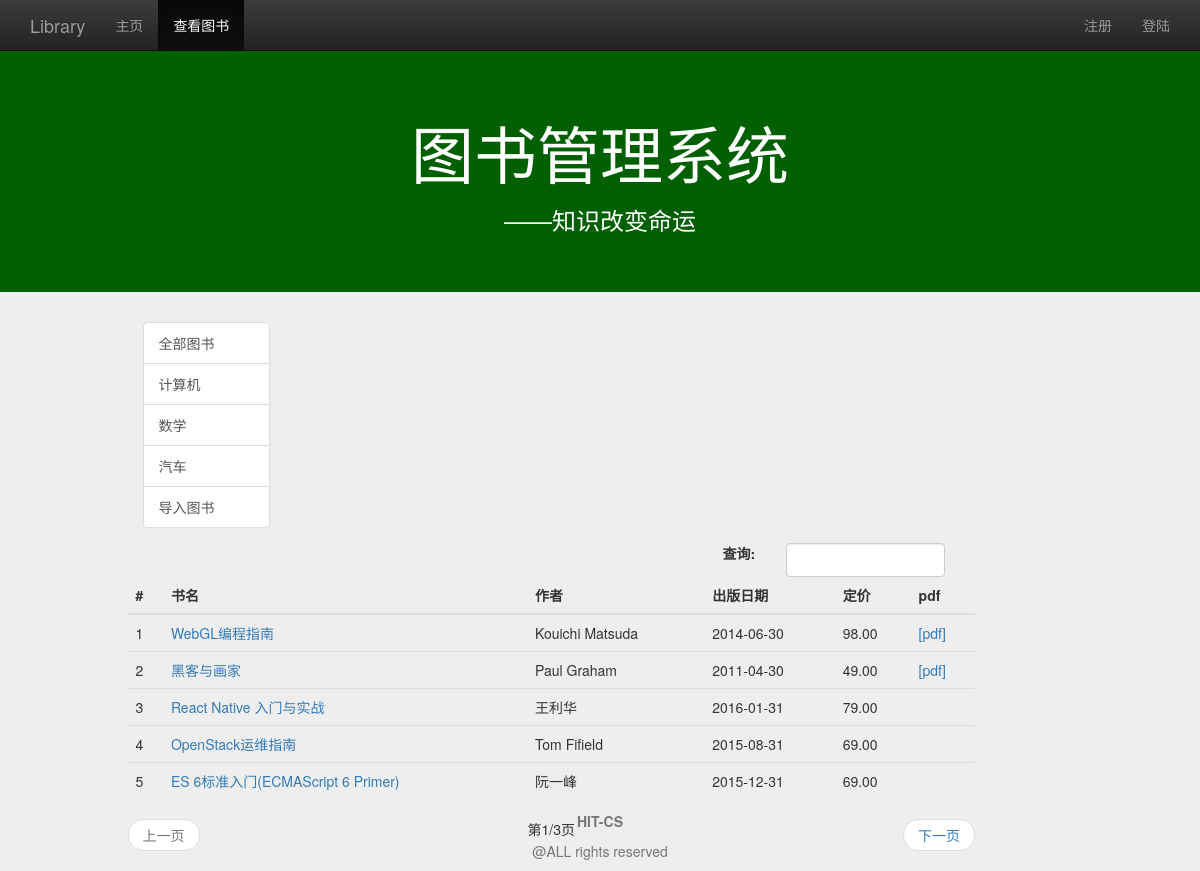
Screenshot of /view_book_list/?category=计算机 with the database file from the repository.
### management/models.py (models this page shows, shortened)
class Book(models.Model):
    name=models.CharField(max_length=128)
    price=models.FloatField()
    author=models.CharField(max_length=128)
    publish_date=models.DateField()
    category=models.CharField(max_length=128)
    class META:
        ordering=['name']

### management/views.py (the view)
# urls.py: url(r'^view_book_list/$',views.view_book_list,name='view_book_list'),
def view_book_list(request):
    user=request.user if request.user.is_authenticated() else None
    category_list=Book.objects.values_list('category',flat=True).distinct()
    query_category=request.GET.get('category','all')
    if(not query_category) or Book.objects.filter(category=query_category).count() is 0:
        query_category = 'all'
        book_list=Book.objects.all()
    else:
        book_list=Book.objects.filter(category=query_category)
    if request.method=='POST':
        keyword=request.POST.get('keyword','')
        book_list=Book.objects.filter(name__contains=keyword)
        query_category='all'
    paginator=Paginator(book_list,5)
    page=request.GET.get('page')
    try:
        book_list=paginator.page(page)
    except PageNotAnInteger:
        book_list=paginator.page(1)
    except EmptyPage:
        book_list=paginator.page(paginator.num_pages)
    content={
            'user':user,
            'active_menu':'view_book',
            'category_list':category_list,
            'query_category':query_category,
            'book_list':book_list,
            }
    return render(request,'management/view_book_list.html',content)

### management/templates/management/view_book_list.html (shortened to what this page needs)
{% extends "management/base.html" %}
{% load staticfiles %}
{% block content %}
	<div class="container">
		<div class="row">
			<div class="col-md-10 col-md-offset-1">
				<div class="col-md-2">
					<a href="{% url 'view_book_list' %}" class="list-group-item" id="id_category_all">全部图书</a>
					{% for category in category_list %}
					<a href="{% url 'view_book_list' %}?category={{ category }}" class="list-group-item" id="id_category_{{ category }}">{{ category }}</a>
					{% endfor %}
				</div>
			</div>
			<div class="col-md-9 col-md-offset-1">
				<div class="col-md-4 col-md-offset-8">
					<form role="form" method="post" name="search_form">
						<div class="form-group">
							<label for="id_search_input" class="col-md-3 control-label">查询:</label>
							<div class="col-md-9">
								<input type="search" class="form-control" required  name="keyword" id="id_search_input" autofocus>
							</div>
						</div>
					</form>
				</div>
				<table class="table table-hover">
					<thead>
						<tr>
							<th>#</th>
							<th>书名</th>
							<th>作者</th>
							<th>出版日期</th>
							<th>定价</th>
							<th>pdf</th>
						</tr>
					</thead>
					<tbody>
						{% for book in book_list %}
						<tr>
							<td>{{ forloop.counter }}</td>
							<td><a href="{% url 'detail' %}?id={{ book.id }}">{{ book.name }}</a></td>
							<td>{{ book.author }}</td>
							<td>{{ book.publish_date|date:"Y-m-d" }}</td>
							<td>{{ book.price|floatformat:2 }}</td>
							{% if book.pdf %}
							<td><a href="{% url 'view_pdf' %}?id={{ book.id }}">[pdf]</a></td>
							{% else %}
							<td></td>
							{% endif %}
						</tr>
						{% empty %}
						<tr>
							<td>暂无图书</td>
						</tr>
						{% endfor %}
					</tbody>
				</table>
				<nav>
					<ul class="pager">
						{% if book_list.has_previous %}
						<li class="previous"><a href="?category={{ query_category }}&page={{ book_list.previous_page_number }}">上一页</a></li>
						{% else %}
						<li class="previous disabled"><a href="#">上一页</a></li>
						{% endif %}
						第{{ book_list.number }}/{{ book_list.paginator.num_pages }}页
						{% if book_list.has_next %}
						<li class="next"><a href="?category={{ query_category }}&page={{ book_list.next_page_number }}">下一页</a></li>
						{% else %}
						<li class="next disabled"><a href="#">下一页</a></li>
						{% endif %}
					</ul>
				</nav>
			</div>
		</div>
	</div>
{% endblock %}

### static/management/css/base.css (style rules this page uses)
body { padding-top:50px; background-color:#eeeeee; }

### rows the page displays
Book: name "WebGL编程指南", author "Kouichi Matsuda", publish_date "2014-06-30", price "98.00"
Book: name "黑客与画家", author "Paul Graham", publish_date "2011-04-30", price "49.00"
Book: name "React Native 入门与实战", author "王利华", publish_date "2016-01-31", price "79.00"
Book: name "OpenStack运维指南", author "Tom Fifield", publish_date "2015-08-31", price "69.00"
Book: name "ES 6标准入门(ECMAScript 6 Primer)", author "阮一峰", publish_date "2015-12-31", price "69.00"

### other values shown
{{ category }} "计算机" "数学" "汽车" "导入图书"
{{ book_list.number }} "1"
{{ book_list.paginator.num_pages }} "3"
